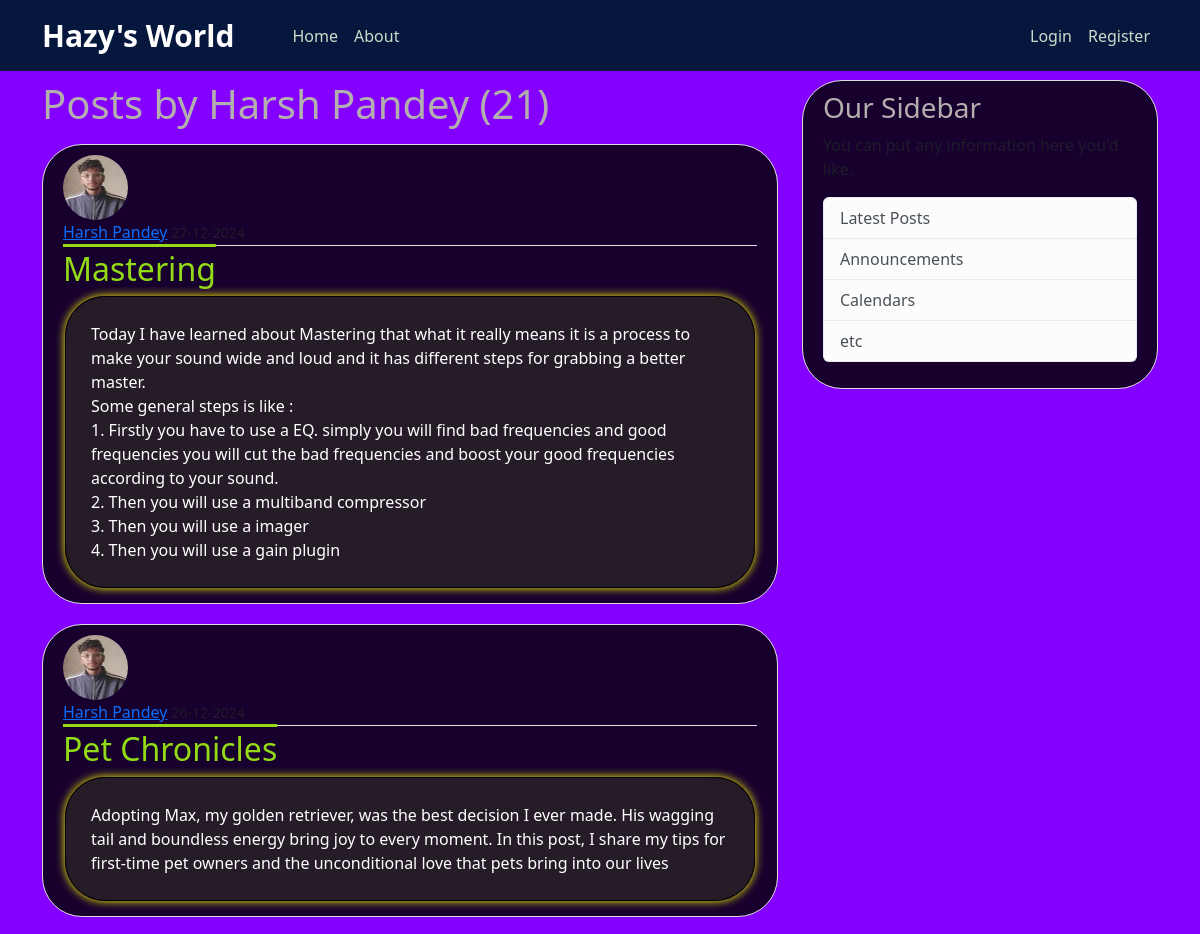
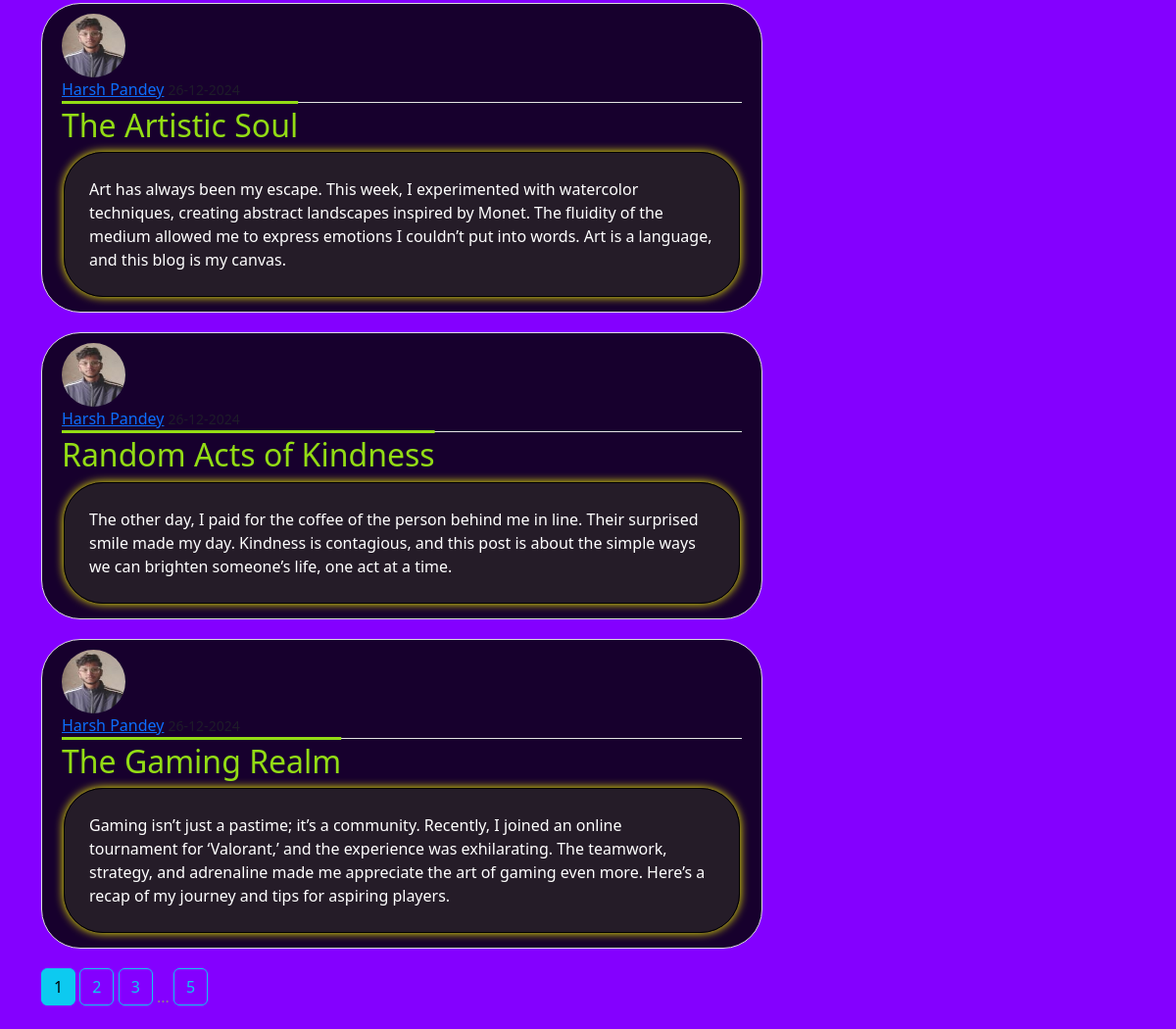
Page /user/Harsh Pandey on the committed database (2 pictures, top to bottom).
### flaskblog/models.py (models this page shows, shortened)
class User(db.Model, UserMixin):
    id = db.Column(db.Integer, primary_key=True)
    username = db.Column(db.String(20), unique=True, nullable=False)
    email = db.Column(db.String(120), unique=True, nullable=False)
    image_file = db.Column(db.String(120), nullable=False, default='default.jpg')
    password = db.Column(db.String(60), nullable=False)
    posts = db.relationship('Post', backref='author', lazy=True)

class Post(db.Model):
    id = db.Column(db.Integer, primary_key=True)
    title = db.Column(db.String(100), nullable=False)
    date_posted = db.Column(db.DateTime, nullable= False, default=datetime.utcnow)
    content = db.Column(db.Text, nullable=False)
    user_id = db.Column(db.Integer, db.ForeignKey('user.id'), nullable=False)

### flaskblog/routes.py (the view)
@app.route("/user/<string:username>")
def user_posts(username):
    page = request.args.get('page', 1, type=int)
    user = User.query.filter_by(username=username).first_or_404()
    posts = Post.query.filter_by(author=user).order_by(Post.date_posted.desc()).paginate(page=page, per_page=5)
    return render_template('user_posts.html', posts=posts, user=user)

### flaskblog/templates/user_posts.html
{% extends "layout.html" %}
{% block content%}
    <h1 class="mb-3">Posts by {{ user.username }} ({{ posts.total }})</h1>
    {% for post in posts.items %}
    <article class="media content-section height=50">
        <img class="rounded-circle article-img"
            src="{{ url_for('static', filename='profile_pics/' + post.author.image_file) }}" alt="">
        <div class="media-body">
            <div class="article-metadata">
                <a class="mr-2" href="{{url_for('user_posts', username=post.author.username)}}">{{ post.author.username }}</a>
                <small class="text-muted">{{ post.date_posted.strftime('%d-%m-%Y') }}</small>
            </div>
            <h2><a class="article-title" href="{{ url_for('post', post_id=post.id) }}">{{ post.title }}</a></h2>
            <p class="article-content">{{ post.content }}</p>
        </div>
    </article>
    {% endfor %}
    {% for page_num in posts.iter_pages(left_edge=1, right_edge=1, left_current=1, right_current=2) %}
        {% if page_num %}
            {% if posts.page==page_num %}
                <a class="btn btn-info mb-4" href="{{ url_for('user_posts', username=user.username , page=page_num) }}">{{ page_num }}</a>
            {% else %}
            <a class="btn btn-outline-info mb-4" href="{{ url_for('user_posts', username=user.username, page=page_num) }}">{{ page_num }}</a>
            {% endif %}
        {% else %}
        ...
        {% endif %}
    {% endfor %}
{% endblock content%}

### flaskblog/static/main.css (style rules this page uses)
body { background-color: rgb(132, 0, 255); ; color: #8c8282; margin-top: 5rem; }
h1, h2, h3, h4, h5, h6 { color: #b3afaf; }
.content-section { background: rgba(0, 0, 0, 0.822); padding: 10px 20px; border: 1px solid #dddddd; border-radius: 40px; margin-bottom: 20px; }
.article-title { color: #93dc15; text-decoration-line: overline; }
.article-content { white-space: pre-line; border: 1px solid #000000; box-shadow: 0px 0px 10px yellow; padding: 25px; border-radius: 40px; background-color: rgba(42, 38, 38, 0.742); color: white; margin-bottom: 5px; margin-left: 2px; margin-right: 2px; }
.article-img { height: 65px; width: 65px; margin-right: 16px; }
.article-metadata { padding-bottom: 1px; margin-bottom: 4px; border-bottom: 1px solid #e3e3e3; }

### rows in the picture
User: username "Harsh Pandey"
Post: image_file (picture), author.username "Harsh Pandey", title "Mastering", content "Today I have learned about Mastering that what it really means it is a process to make your sound wide and loud and it has different steps for grabbing a better master. Some general steps is like : 1. Firstly you have to use a EQ. simply you will find bad frequencies and good frequencies you will cut the bad frequencies and boost your good frequencies according to your sound. 2. Then you will use a multiband compressor 3. Then you will use a imager 4. Then you will use a gain plugin"
Post: image_file (picture), author.username "Harsh Pandey", title "Pet Chronicles", content "Adopting Max, my golden retriever, was the best decision I ever made. His wagging tail and boundless energy bring joy to every moment. In this post, I share my tips for first-time pet owners and the unconditional love that pets bring into our lives"
Post: image_file (picture), author.username "Harsh Pandey", title "The Artistic Soul", content "Art has always been my escape. This week, I experimented with watercolor techniques, creating abstract landscapes inspired by Monet. The fluidity of the medium allowed me to express emotions I couldn’t put into words. Art is a language, and this blog is my canvas."
Post: image_file (picture), author.username "Harsh Pandey", title "Random Acts of Kindness", content "The other day, I paid for the coffee of the person behind me in line. Their surprised smile made my day. Kindness is contagious, and this post is about the simple ways we can brighten someone’s life, one act at a time."
Post: image_file (picture), author.username "Harsh Pandey", title "The Gaming Realm", content "Gaming isn’t just a pastime; it’s a community. Recently, I joined an online tournament for ‘Valorant,’ and the experience was exhilarating. The teamwork, strategy, and adrenaline made me appreciate the art of gaming even more. Here’s a recap of my journey and tips for aspiring players."

### other values in the picture
{{ posts.total }} "21"
{{ page_num }} "1"
{{ page_num }} "2" "3" "5"
